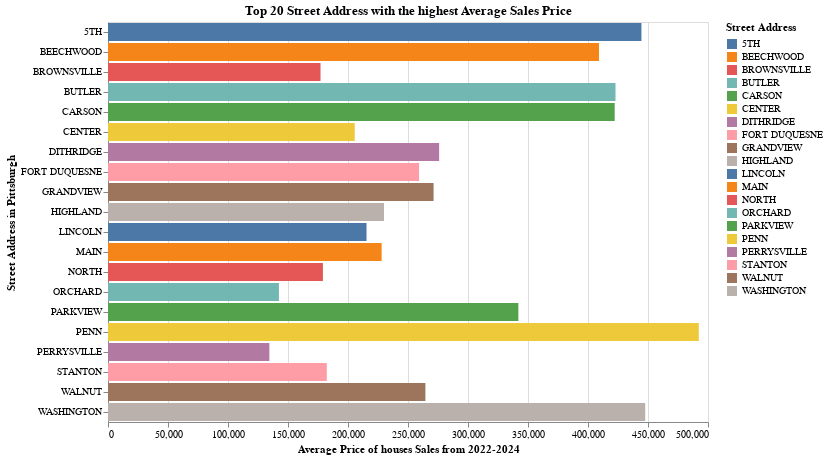

Notebook source saved alongside this figure:
### Code cell
# Create a Bar plot
barPlot = alt.Chart(propertySalesPriceStatistics.head(20), title='Average Prices of Houses Sales per Street Address in Pittsburgh').mark_bar().encode(
    x=alt.X("AveragePrice:Q").title('Average Price of houses Sales from 2022-2024'),
    y=alt.Y("PROPERTYADDRESSSTREET:N").title('Street Address in Pittsburgh'),
    color=alt.Color('PROPERTYADDRESSSTREET:N',title='Street Address' ),
    tooltip=['AveragePrice', 'PROPERTYADDRESSSTREET', 'TotalSales'],
).properties(
    title= "Top 20 Street Address with the highest Average Sales Price",
    width=600,
    height= 400
)

barPlot

### Figure 1 — Vega-Lite specification as saved in the notebook (floating-point values rounded to 4 significant figures)
{"config": {"view": {"continuousWidth": 300, "continuousHeight": 300}}, "data": {"name": "data-5da68ac8a2ed1f9726a96a8cc5944dcc"}, "mark": {"type": "bar"}, "encoding": {"color": {"field": "PROPERTYADDRESSSTREET", "title": "Street Address", "type": "nominal"}, "tooltip": [{"field": "AveragePrice", "type": "quantitative"}, {"field": "PROPERTYADDRESSSTREET", "type": "nominal"}, {"field": "TotalSales", "type": "quantitative"}], "x": {"field": "AveragePrice", "title": "Average Price of houses Sales from 2022-2024", "type": "quantitative"}, "y": {"field": "PROPERTYADDRESSSTREET", "title": "Street Address in Pittsburgh", "type": "nominal"}}, "height": 400, "title": "Top 20 Street Address with the highest Average Sales Price", "width": 600, "$schema": "https://vega.github.io/schema/vega-lite/v5.16.3.json", "datasets": {"data-5da68ac8a2ed1f9726a96a8cc5944dcc": [{"PROPERTYADDRESSSTREET": "PENN", "TotalSales": 267, "AveragePrice": 492300.0, "MedianPrice": 285000.0}, {"PROPERTYADDRESSSTREET": "5TH", "TotalSales": 228, "AveragePrice": 444500.0, "MedianPrice": 242500.0}, {"PROPERTYADDRESSSTREET": "WASHINGTON", "TotalSales": 227, "AveragePrice": 447700.0, "MedianPrice": 180000.0}, {"PROPERTYADDRESSSTREET": "BUTLER", "TotalSales": 223, "AveragePrice": 422900.0, "MedianPrice": 180000.0}, {"PROPERTYADDRESSSTREET": "BROWNSVILLE", "TotalSales": 196, "AveragePrice": 177100.0, "MedianPrice": 110000.0}, {"PROPERTYADDRESSSTREET": "HIGHLAND", "TotalSales": 166, "AveragePrice": 230000.0, "MedianPrice": 193000.0}, {"PROPERTYADDRESSSTREET": "NORTH", "TotalSales": 144, "AveragePrice": 179100.0, "MedianPrice": 50250.0}, {"PROPERTYADDRESSSTREET": "STANTON", "TotalSales": 136, "AveragePrice": 182300.0, "MedianPrice": 122500.0}, {"PROPERTYADDRESSSTREET": "PERRYSVILLE", "TotalSales": 130, "AveragePrice": 134500.0, "MedianPrice": 70000.0}, {"PROPERTYADDRESSSTREET": "ORCHARD", "TotalSales": 121, "AveragePrice": 142400.0, "MedianPrice": 90000.0}, {"PROPERTYADDRESSSTREET": "CENTER", "TotalSales": 121, "AveragePrice": 205600.0, "MedianPrice": 145000.0}, {"PROPERTYADDRESSSTREET": "LINCOLN", "TotalSales": 120, "AveragePrice": 215400.0, "MedianPrice": 103500.0}, {"PROPERTYADDRESSSTREET": "MAIN", "TotalSales": 116, "AveragePrice": 228000.0, "MedianPrice": 135000.0}, {"PROPERTYADDRESSSTREET": "BEECHWOOD", "TotalSales": 115, "AveragePrice": 409200.0, "MedianPrice": 260000.0}, {"PROPERTYADDRESSSTREET": "GRANDVIEW", "TotalSales": 112, "AveragePrice": 271300.0, "MedianPrice": 125000.0}, {"PROPERTYADDRESSSTREET": "CARSON", "TotalSales": 112, "AveragePrice": 422200.0, "MedianPrice": 3464.0}, {"PROPERTYADDRESSSTREET": "DITHRIDGE", "TotalSales": 112, "AveragePrice": 275900.0, "MedianPrice": 191600.0}, {"PROPERTYADDRESSSTREET": "FORT DUQUESNE", "TotalSales": 108, "AveragePrice": 259200.0, "MedianPrice": 223400.0}, {"PROPERTYADDRESSSTREET": "PARKVIEW", "TotalSales": 107, "AveragePrice": 342000.0, "MedianPrice": 290000.0}, {"PROPERTYADDRESSSTREET": "WALNUT", "TotalSales": 106, "AveragePrice": 264500.0, "MedianPrice": 214000.0}]}}
